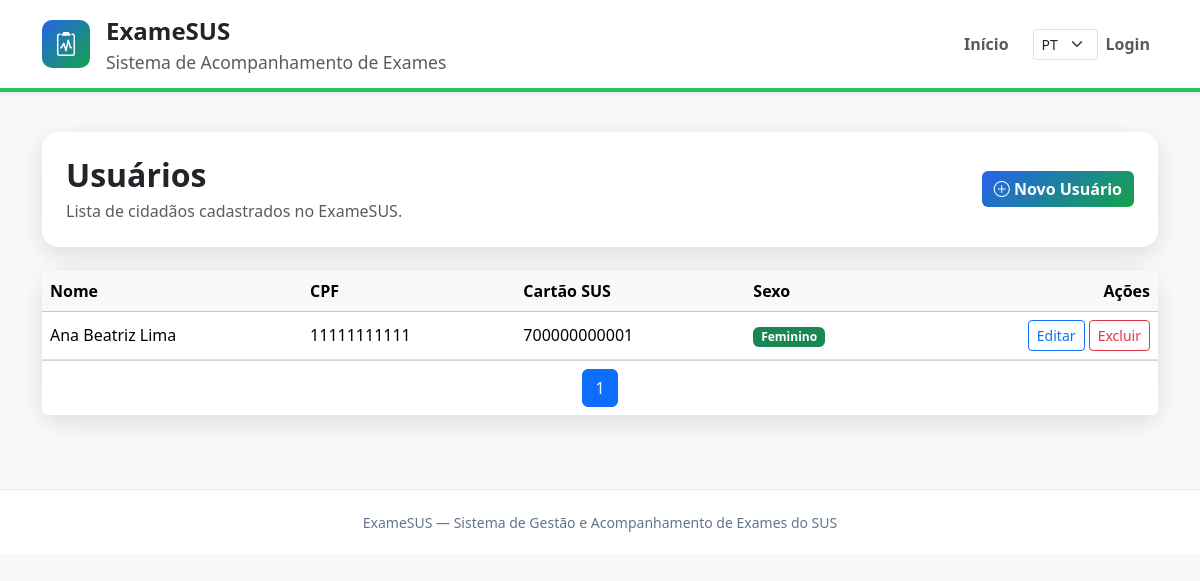
Screenshot of /usuarios/ with the database file from the repository.
### usuarios/models.py (models this page shows, shortened)
class Usuario(models.Model):
    PERFIL_CHOICES = [
        ("CIDADAO", "Cidadão"),
        ("PROFISSIONAL", "Profissional de Saúde"),
        ("ADMIN", "Administrador"),
    ]
    SEXO_CHOICES = [
        ("F", "Feminino"),
        ("M", "Masculino"),
        ("O", "Outro"),
    ]
    user = models.OneToOneField(User, on_delete=models.CASCADE)
    nome = models.CharField(max_length=100)
    cpf = models.CharField(max_length=14, unique=True)
    cartao_sus = models.CharField(max_length=20, blank=True, null=True)
    sexo = models.CharField(max_length=1, choices=SEXO_CHOICES, blank=True, null=True)
    telefone = models.CharField(max_length=20, blank=True, null=True)
    email = models.EmailField(blank=True, null=True)
    perfil = models.CharField(
        max_length=20,
        choices=PERFIL_CHOICES,
        default="CIDADAO"
    )

### usuarios/views.py (the view)
# urls.py: path("", views.listar_usuarios, name="listar"),
def listar_usuarios(request):
    usuarios = Usuario.objects.all().order_by("nome")
    paginator = Paginator(usuarios, 10)
    page_number = request.GET.get("page")
    page_obj = paginator.get_page(page_number)
    return render(request, "usuarios/listar.html", {
        "page_obj": page_obj
    })

### templates/usuarios/listar.html (shortened to what this page needs)
{% extends 'base.html' %}
{% block content %}
<section class="container py-4">
    <div class="card card-examesus p-4 mb-4">
        <div class="d-flex justify-content-between align-items-center">
            <div>
                <h2 class="fw-bold mb-1">Usuários</h2>
                <p class="text-muted mb-0">Lista de cidadãos cadastrados no ExameSUS.</p>
            </div>
            <a href="{% url 'usuarios:criar' %}" class="btn btn-examesus">
                <i class="bi bi-plus-circle"></i> Novo Usuário
            </a>
        </div>
    </div>
    <div class="card card-examesus">
        <div class="table-responsive">
            <table class="table table-hover align-middle mb-0">
                <thead class="table-light">
                    <tr>
                        <th>Nome</th>
                        <th>CPF</th>
                        <th>Cartão SUS</th>
                        <th>Sexo</th>
                        <th class="text-end">Ações</th>
                    </tr>
                </thead>
                <tbody>
                    {% for usuario in page_obj %}
                    <tr>
                        <td>{{ usuario.nome }}</td>
                        <td>{{ usuario.cpf }}</td>
                        <td>{{ usuario.cartao_sus|default:"-" }}</td>
                        <td>
                            <span class="badge text-bg-success">
                                {{ usuario.get_sexo_display }}
                            </span>
                        </td>
                        <td class="text-end">
                            <a href="#" class="btn btn-sm btn-outline-primary">Editar</a>
                            <a href="#" class="btn btn-sm btn-outline-danger">Excluir</a>
                        </td>
                    </tr>
                    {% empty %}
                    <tr>
                        <td colspan="5" class="text-center text-muted py-4">
                            Nenhum usuário cadastrado.
                        </td>
                    </tr>
                    {% endfor %}
                </tbody>
            </table>
        </div>
        <div class="card-footer bg-white">
            <nav>
                <ul class="pagination justify-content-center mb-0">
                    <li class="page-item active">
                        <span class="page-link">{{ page_obj.number }}</span>
                    </li>
                </ul>
            </nav>
        </div>
    </div>
</section>
{% endblock %}

### static/css/style.css (style rules this page uses)
:root { --azul: #2563eb; --verde: #16a34a; --roxo: #7c3aed; --laranja: #f97316; --fundo: #eef8ff; --texto: #0f172a; }
body { background: var(--fundo); color: var(--texto); min-height: 100vh; }
.btn-examesus { background: linear-gradient(135deg, var(--azul), var(--verde)); color: white; border: none; font-weight: 600; }
.card-examesus { border: none; border-radius: 16px; box-shadow: 0 8px 24px rgba(15, 23, 42, 0.12); }

### rows the page displays
Usuario: nome "Ana Beatriz Lima", cpf "11111111111", cartao_sus "700000000001", sexo "Feminino"

### other values shown
{{ page_obj.number }} "1"
